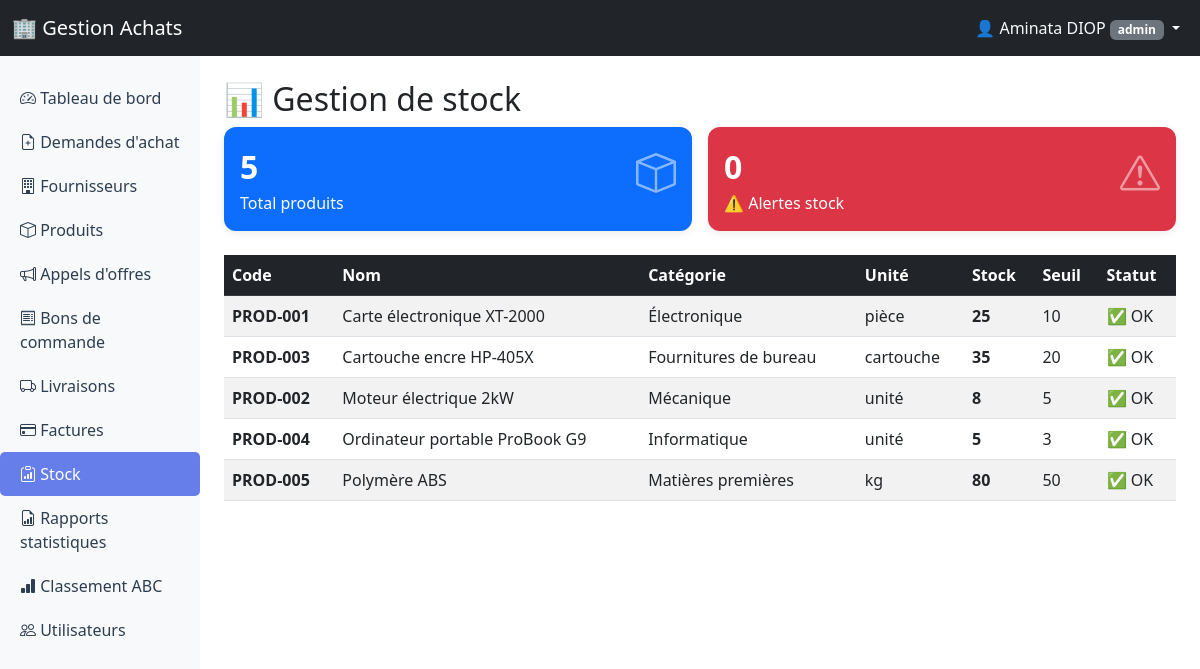
The app's page /modules/stock/index.php (signed in) with its own data.
### tables this page shows
CREATE TABLE produits (
    id VARCHAR(36) PRIMARY KEY,
    code VARCHAR(50) UNIQUE NOT NULL,
    nom VARCHAR(200) NOT NULL,
    description TEXT,
    categorie_id VARCHAR(36),
    unite_mesure VARCHAR(20) NOT NULL,
    prix_reference_ht DECIMAL(15,2) DEFAULT 0,
    devise VARCHAR(3) DEFAULT NULL,
    taux_tva DECIMAL(5,2) DEFAULT 18.00,
    seuil_alerte INT DEFAULT 0,
    stock_minimum INT DEFAULT 0,
    stock_maximum INT DEFAULT 0,
    stock_actuel INT DEFAULT 0,
    delai_approvisionnement_jours INT,
    actif TINYINT(1) DEFAULT 1,
    est_service TINYINT(1) DEFAULT 0,
    code_barre VARCHAR(50),
    poids_unitaire DECIMAL(10,3),
    dimensions VARCHAR(100),
    notes TEXT,
    created_at DATETIME DEFAULT CURRENT_TIMESTAMP,
    updated_at DATETIME DEFAULT CURRENT_TIMESTAMP ON UPDATE CURRENT_TIMESTAMP,
    created_by VARCHAR(36),
    updated_by VARCHAR(36)
);

CREATE TABLE categories (
    id VARCHAR(36) PRIMARY KEY,
    code VARCHAR(20) UNIQUE NOT NULL,
    nom VARCHAR(100) NOT NULL,
    description TEXT,
    parent_id VARCHAR(36),
    actif TINYINT(1) DEFAULT 1,
    created_at DATETIME DEFAULT CURRENT_TIMESTAMP,
    updated_at DATETIME DEFAULT CURRENT_TIMESTAMP ON UPDATE CURRENT_TIMESTAMP
);

### modules/stock/index.php (the view, shortened to what this page needs)
<?php
include '../../config/database.php';
$produits = $pdo->query("
    SELECT p.*, c.nom as categorie_nom
    FROM produits p
    LEFT JOIN categories c ON p.categorie_id = c.id
    WHERE p.actif = 1
    ORDER BY
        CASE
            WHEN p.stock_actuel <= p.seuil_alerte THEN 0
            ELSE 1
        END,
        p.nom
")->fetchAll(PDO::FETCH_ASSOC);
$total_produits = $pdo->query("SELECT COUNT(*) FROM produits WHERE actif = 1")->fetchColumn();
$alertes = $pdo->query("SELECT COUNT(*) FROM produits WHERE stock_actuel <= seuil_alerte AND seuil_alerte > 0 AND actif = 1")->fetchColumn();
?>
<!DOCTYPE html>
<html lang="fr">
<head>
    <link href="https://cdn.jsdelivr.net/npm/bootstrap@5.3.0/dist/css/bootstrap.min.css" rel="stylesheet">
    <link href="https://cdn.jsdelivr.net/npm/bootstrap-icons/font/bootstrap-icons.css" rel="stylesheet">
</head>
<body>
    <?php include '../../includes/navbar.php'; ?>
    <div class="container-fluid">
        <div class="row">
            <?php include '../../includes/sidebar.php'; ?>
            <main class="col-md-9 ms-sm-auto col-lg-10 px-md-4 py-4">
                <h2>📊 Gestion de stock</h2>
                <div class="row g-3 mb-4">
                    <div class="col-md-6">
                        <div class="card text-white bg-primary p-3">
                            <div class="d-flex justify-content-between">
                                <div>
                                    <div class="stat-number" style="font-size:32px;font-weight:700;"><?= $total_produits ?></div>
                                    <div class="stat-label">Total produits</div>
                                </div>
                                <i class="bi bi-box fs-1 opacity-50"></i>
                            </div>
                        </div>
                    </div>
                    <div class="col-md-6">
                        <div class="card text-white bg-danger p-3">
                            <div class="d-flex justify-content-between">
                                <div>
                                    <div class="stat-number" style="font-size:32px;font-weight:700;"><?= $alertes ?></div>
                                    <div class="stat-label">⚠️ Alertes stock</div>
                                </div>
                                <i class="bi bi-exclamation-triangle fs-1 opacity-50"></i>
                            </div>
                        </div>
                    </div>
                </div>
                <div class="table-responsive">
                    <table class="table table-striped table-hover">
                        <thead class="table-dark">
                            <tr>
                                <th>Code</th>
                                <th>Nom</th>
                                <th>Catégorie</th>
                                <th>Unité</th>
                                <th>Stock</th>
                                <th>Seuil</th>
                                <th>Statut</th>
                            </tr>
                        </thead>
                        <tbody>
                            <?php foreach ($produits as $p): ?>
                            <?php
                            $statut = '✅ OK';
                            $classe = '';
                            ?>
                            <tr class="<?= $classe ?>">
                                <td><strong><?= htmlspecialchars($p['code']) ?></strong></td>
                                <td><?= htmlspecialchars($p['nom']) ?></td>
                                <td><?= htmlspecialchars($p['categorie_nom'] ?? '—') ?></td>
                                <td><?= htmlspecialchars($p['unite_mesure']) ?></td>
                                <td><strong><?= $p['stock_actuel'] ?></strong></td>
                                <td><?= $p['seuil_alerte'] ?></td>
                                <td><?= $statut ?></td>
                            </tr>
                            <?php endforeach; ?>
                        </tbody>
                    </table>
                </div>
            </main>
        </div>
    </div>
</body>
</html>

### modules/stock/index.php (style rules this page uses)
.card { border: none; border-radius: 12px; box-shadow: 0 2px 10px rgba(0,0,0,0.08); }

### records on screen
produits: code "PROD-001", nom "Carte électronique XT-2000", categorie.nom "Électronique", unite_mesure "pièce", stock_actuel "25", seuil_alerte "10", statut "✅ OK"
produits: code "PROD-003", nom "Cartouche encre HP-405X", categorie.nom "Fournitures de bureau", unite_mesure "cartouche", stock_actuel "35", seuil_alerte "20", statut "✅ OK"
produits: code "PROD-002", nom "Moteur électrique 2kW", categorie.nom "Mécanique", unite_mesure "unité", stock_actuel "8", seuil_alerte "5", statut "✅ OK"
produits: code "PROD-004", nom "Ordinateur portable ProBook G9", categorie.nom "Informatique", unite_mesure "unité", stock_actuel "5", seuil_alerte "3", statut "✅ OK"
produits: code "PROD-005", nom "Polymère ABS", categorie.nom "Matières premières", unite_mesure "kg", stock_actuel "80", seuil_alerte "50", statut "✅ OK"

### other values on screen
$_SESSION['prenom'] "Aminata"
$_SESSION['nom'] "DIOP"
$_SESSION['role'] "admin"
$total_produits "5"
$alertes "0"
